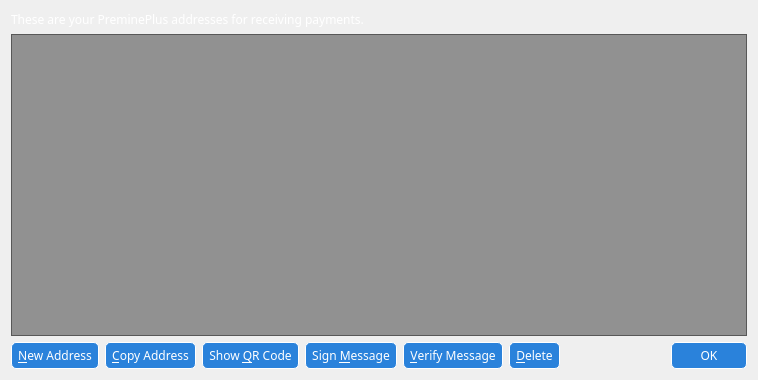
<?xml version="1.0" encoding="UTF-8"?>
<ui version="4.0">
 <class>AddressBookPage</class>
 <widget class="QWidget" name="AddressBookPage">
  <property name="geometry">
   <rect>
    <x>0</x>
    <y>0</y>
    <width>758</width>
    <height>380</height>
   </rect>
  </property>
  <property name="sizePolicy">
   <sizepolicy hsizetype="Fixed" vsizetype="Fixed">
    <horstretch>0</horstretch>
    <verstretch>0</verstretch>
   </sizepolicy>
  </property>
  <property name="windowTitle">
   <string>Address Book</string>
  </property>
  <property name="styleSheet">
   <string notr="true">background:none;font-family:impact;</string>
  </property>
  <layout class="QVBoxLayout" name="verticalLayout">
   <item>
    <widget class="QLabel" name="labelExplanation">
     <property name="font">
      <font>
       <family>impact</family>
      </font>
     </property>
     <property name="styleSheet">
      <string notr="true">background:none;color:white;</string>
     </property>
     <property name="text">
      <string>These are your PreminePlus addresses for receiving payments.</string>
     </property>
     <property name="textFormat">
      <enum>Qt::PlainText</enum>
     </property>
     <property name="wordWrap">
      <bool>true</bool>
     </property>
    </widget>
   </item>
   <item>
    <widget class="QTableView" name="tableView">
     <property name="contextMenuPolicy">
      <enum>Qt::CustomContextMenu</enum>
     </property>
     <property name="toolTip">
      <string>Double-click to edit address or label</string>
     </property>
     <property name="autoFillBackground">
      <bool>false</bool>
     </property>
     <property name="styleSheet">
      <string notr="true">background:rgba(0,0,0,100);color:white;</string>
     </property>
     <property name="frameShape">
      <enum>QFrame::StyledPanel</enum>
     </property>
     <property name="tabKeyNavigation">
      <bool>false</bool>
     </property>
     <property name="alternatingRowColors">
      <bool>false</bool>
     </property>
     <property name="selectionMode">
      <enum>QAbstractItemView::SingleSelection</enum>
     </property>
     <property name="selectionBehavior">
      <enum>QAbstractItemView::SelectRows</enum>
     </property>
     <property name="showGrid">
      <bool>false</bool>
     </property>
     <property name="sortingEnabled">
      <bool>true</bool>
     </property>
     <attribute name="horizontalHeaderVisible">
      <bool>false</bool>
     </attribute>
     <attribute name="verticalHeaderVisible">
      <bool>false</bool>
     </attribute>
    </widget>
   </item>
   <item>
    <layout class="QHBoxLayout" name="horizontalLayout">
     <item>
      <widget class="QPushButton" name="newAddressButton">
       <property name="toolTip">
        <string>Create a new address</string>
       </property>
       <property name="styleSheet">
        <string notr="true">background: #2a82db; color: white; border-radius: 5px;padding:4px 6px;border:1px solid white;</string>
       </property>
       <property name="text">
        <string>&amp;New Address</string>
       </property>
       <property name="icon">
        <iconset resource="../bitcoin.qrc">
         <normaloff>:/icons/add</normaloff>:/icons/add</iconset>
       </property>
      </widget>
     </item>
     <item>
      <widget class="QPushButton" name="copyToClipboard">
       <property name="toolTip">
        <string>Copy the currently selected address to the system clipboard</string>
       </property>
       <property name="styleSheet">
        <string notr="true">background: #2a82db; color: white; border-radius: 5px;padding:4px 6px;border:1px solid white;</string>
       </property>
       <property name="text">
        <string>&amp;Copy Address</string>
       </property>
       <property name="icon">
        <iconset resource="../bitcoin.qrc">
         <normaloff>:/icons/editcopy</normaloff>:/icons/editcopy</iconset>
       </property>
      </widget>
     </item>
     <item>
      <widget class="QPushButton" name="showQRCode">
       <property name="styleSheet">
        <string notr="true">background: #2a82db; color: white; border-radius: 5px;padding:4px 6px;border:1px solid white;</string>
       </property>
       <property name="text">
        <string>Show &amp;QR Code</string>
       </property>
       <property name="icon">
        <iconset resource="../bitcoin.qrc">
         <normaloff>:/icons/qrcode</normaloff>:/icons/qrcode</iconset>
       </property>
      </widget>
     </item>
     <item>
      <widget class="QPushButton" name="signMessage">
       <property name="toolTip">
        <string>Sign a message to prove you own a PreminePlus address</string>
       </property>
       <property name="styleSheet">
        <string notr="true">background: #2a82db; color: white; border-radius: 5px;padding:4px 6px;border:1px solid white;</string>
       </property>
       <property name="text">
        <string>Sign &amp;Message</string>
       </property>
       <property name="icon">
        <iconset resource="../bitcoin.qrc">
         <normaloff>:/icons/edit</normaloff>:/icons/edit</iconset>
       </property>
      </widget>
     </item>
     <item>
      <widget class="QPushButton" name="verifyMessage">
       <property name="toolTip">
        <string>Verify a message to ensure it was signed with a specified PreminePlus address</string>
       </property>
       <property name="styleSheet">
        <string notr="true">background: #2a82db; color: white; border-radius: 5px;padding:4px 6px;border:1px solid white;</string>
       </property>
       <property name="text">
        <string>&amp;Verify Message</string>
       </property>
       <property name="icon">
        <iconset resource="../bitcoin.qrc">
         <normaloff>:/icons/transaction_0</normaloff>:/icons/transaction_0</iconset>
       </property>
      </widget>
     </item>
     <item>
      <widget class="QPushButton" name="deleteButton">
       <property name="toolTip">
        <string>Delete the currently selected address from the list</string>
       </property>
       <property name="styleSheet">
        <string notr="true">background: #2a82db; color: white; border-radius: 5px;padding:4px 6px;border:1px solid white;</string>
       </property>
       <property name="text">
        <string>&amp;Delete</string>
       </property>
       <property name="icon">
        <iconset resource="../bitcoin.qrc">
         <normaloff>:/icons/remove</normaloff>:/icons/remove</iconset>
       </property>
      </widget>
     </item>
     <item>
      <spacer name="horizontalSpacer">
       <property name="orientation">
        <enum>Qt::Horizontal</enum>
       </property>
       <property name="sizeHint" stdset="0">
        <size>
         <width>40</width>
         <height>20</height>
        </size>
       </property>
      </spacer>
     </item>
     <item>
      <widget class="QDialogButtonBox" name="buttonBox">
       <property name="sizePolicy">
        <sizepolicy hsizetype="Maximum" vsizetype="Fixed">
         <horstretch>0</horstretch>
         <verstretch>0</verstretch>
        </sizepolicy>
       </property>
       <property name="styleSheet">
        <string notr="true">background: #2a82db; color: white; border-radius: 5px; padding:4px 28px;border:1px solid white;</string>
       </property>
       <property name="standardButtons">
        <set>QDialogButtonBox::Ok</set>
       </property>
      </widget>
     </item>
    </layout>
   </item>
  </layout>
 </widget>
 <resources>
  <include location="../bitcoin.qrc"/>
 </resources>
 <connections/>
</ui>
